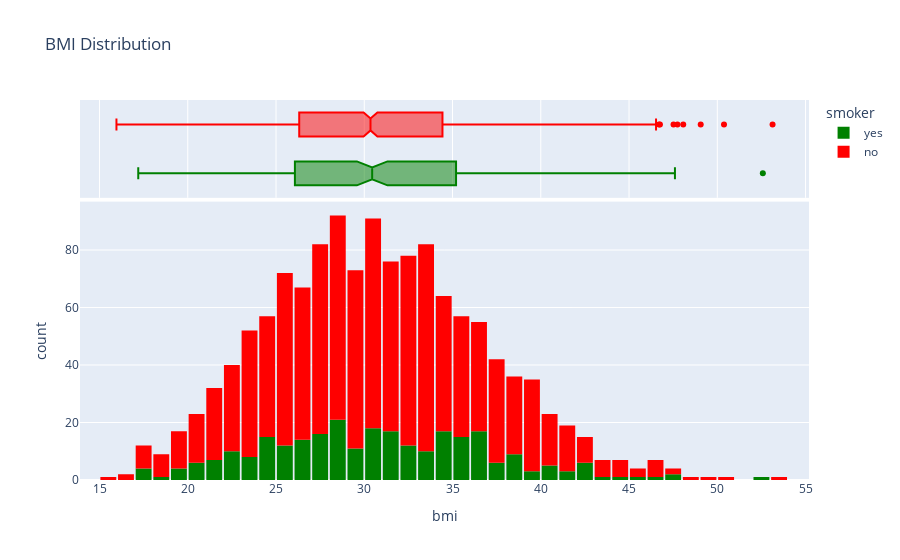

Source (notebook cell):
### Code cell
fig=px.histogram(medical_df,
                 x='bmi',
                 marginal ='box',
                 nbins=47,
                 color='smoker',
                 color_discrete_sequence=['green','red'],
                 title='BMI Distribution')
fig.update_layout(bargap=0.1)
fig.show()

### Figure 1 — Plotly figure (JSON) as saved in the notebook; plotly's stock layout.template omitted (floating-point values rounded to 4 significant figures; data arrays with more than 128 entries replaced by an {"elided": "..."} marker saying what was removed)
{"data": [{"bingroup": "x", "hovertemplate": "smoker=yes<br>bmi=%{x}<br>count=%{y}<extra></extra>", "legendgroup": "yes", "marker": {"color": "green", "pattern": {"shape": ""}}, "name": "yes", "nbinsx": 47, "orientation": "v", "showlegend": true, "type": "histogram", "x": {"elided": "274 float values"}, "xaxis": "x", "yaxis": "y"}, {"hovertemplate": "smoker=yes<br>bmi=%{x}<extra></extra>", "legendgroup": "yes", "marker": {"color": "green"}, "name": "yes", "notched": true, "showlegend": false, "type": "box", "x": {"elided": "274 float values"}, "xaxis": "x2", "yaxis": "y2"}, {"bingroup": "x", "hovertemplate": "smoker=no<br>bmi=%{x}<br>count=%{y}<extra></extra>", "legendgroup": "no", "marker": {"color": "red", "pattern": {"shape": ""}}, "name": "no", "nbinsx": 47, "orientation": "v", "showlegend": true, "type": "histogram", "x": {"elided": "1064 float values"}, "xaxis": "x", "yaxis": "y"}, {"hovertemplate": "smoker=no<br>bmi=%{x}<extra></extra>", "legendgroup": "no", "marker": {"color": "red"}, "name": "no", "notched": true, "showlegend": false, "type": "box", "x": {"elided": "1064 float values"}, "xaxis": "x2", "yaxis": "y2"}], "layout": {"bargap": 0.1, "barmode": "relative", "legend": {"title": {"text": "smoker"}, "tracegroupgap": 0}, "title": {"text": "BMI Distribution"}, "xaxis": {"anchor": "y", "domain": [0, 1], "title": {"text": "bmi"}}, "xaxis2": {"anchor": "y2", "domain": [0, 1], "matches": "x", "showgrid": true, "showticklabels": false}, "yaxis": {"anchor": "x", "domain": [0, 0.7326], "title": {"text": "count"}}, "yaxis2": {"anchor": "x2", "domain": [0.7426, 1], "matches": "y2", "showgrid": false, "showline": false, "showticklabels": false, "ticks": ""}}}
